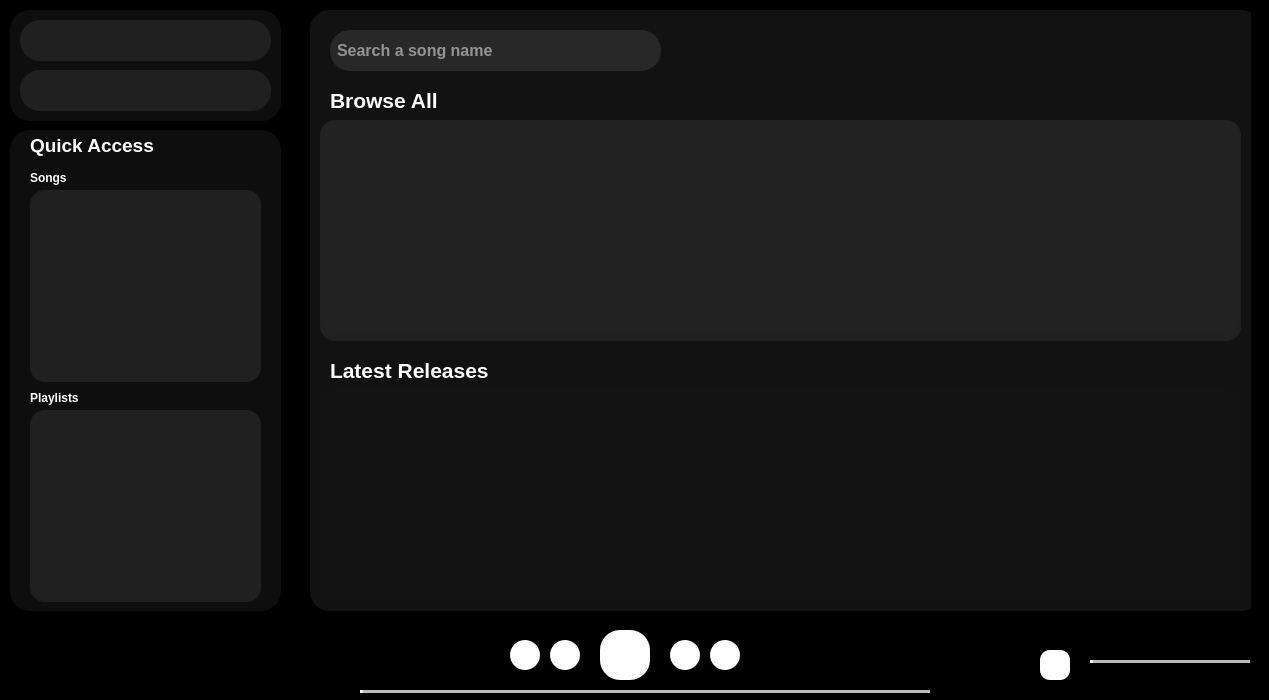
<?xml version="1.0" encoding="UTF-8"?>
<ui version="4.0">
 <class>spotify</class>
 <widget class="QDialog" name="spotify">
  <property name="geometry">
   <rect>
    <x>0</x>
    <y>0</y>
    <width>1269</width>
    <height>700</height>
   </rect>
  </property>
  <property name="windowTitle">
   <string>Dialog</string>
  </property>
  <property name="styleSheet">
   <string notr="true">background-color: black;</string>
  </property>
  <widget class="QLabel" name="label_4">
   <property name="geometry">
    <rect>
     <x>0</x>
     <y>620</y>
     <width>1271</width>
     <height>91</height>
    </rect>
   </property>
   <property name="styleSheet">
    <string notr="true">background-color: black;</string>
   </property>
   <property name="text">
    <string/>
   </property>
  </widget>
  <widget class="QPushButton" name="play_button">
   <property name="geometry">
    <rect>
     <x>600</x>
     <y>630</y>
     <width>50</width>
     <height>50</height>
    </rect>
   </property>
   <property name="font">
    <font>
     <pointsize>14</pointsize>
    </font>
   </property>
   <property name="styleSheet">
    <string notr="true">background-color: white;
border: 1px;
border-radius: 20px;</string>
   </property>
   <property name="text">
    <string/>
   </property>
   <property name="iconSize">
    <size>
     <width>30</width>
     <height>30</height>
    </size>
   </property>
  </widget>
  <widget class="QPushButton" name="skip_behind_button">
   <property name="geometry">
    <rect>
     <x>550</x>
     <y>640</y>
     <width>30</width>
     <height>30</height>
    </rect>
   </property>
   <property name="styleSheet">
    <string notr="true">background-color: white;
border: 1px;
border-radius: 15px;</string>
   </property>
   <property name="text">
    <string/>
   </property>
  </widget>
  <widget class="QPushButton" name="skip_foward_button">
   <property name="geometry">
    <rect>
     <x>670</x>
     <y>640</y>
     <width>30</width>
     <height>30</height>
    </rect>
   </property>
   <property name="styleSheet">
    <string notr="true">background-color: white;
border: 1px;
border-radius: 15px;</string>
   </property>
   <property name="text">
    <string/>
   </property>
  </widget>
  <widget class="QSlider" name="musicTimer">
   <property name="geometry">
    <rect>
     <x>360</x>
     <y>680</y>
     <width>570</width>
     <height>22</height>
    </rect>
   </property>
   <property name="styleSheet">
    <string notr="true">QSlider::add-page:horizontal {
    background: qlineargradient(x1:0, y1:0, x2:1, y2:0, stop:0 #BBB, stop:1 #BBB);
    height: 3px;
}

QSlider::sub-page:horizontal {
    background: qlineargradient(x1:0, y1:0, x2:1, y2:0, stop:0 #FFF, stop:1 #FFF);
    height: 3px;
}
QSlider::handle:horizontal {
    background: qlineargradient(x1:0, y1:0, x2:1, y2:1, stop:0 #FFF, stop:1 #DDD);
    width: 3px;
    margin: 0px 0; 

}
QSlider::groove:horizontal {
    height: 3px; 
    background: qlineargradient(x1:0, y1:0, x2:1, y2:0, stop:0 #BBB, stop:1 #BBB);
    margin: 0px 0;
}</string>
   </property>
   <property name="maximum">
    <number>100</number>
   </property>
   <property name="orientation">
    <enum>Qt::Horizontal</enum>
   </property>
  </widget>
  <widget class="QSlider" name="volumeSlider">
   <property name="geometry">
    <rect>
     <x>1090</x>
     <y>650</y>
     <width>160</width>
     <height>22</height>
    </rect>
   </property>
   <property name="styleSheet">
    <string notr="true">QSlider::add-page:horizontal {
    background: qlineargradient(x1:0, y1:0, x2:1, y2:0, stop:0 #BBB, stop:1 #BBB);
    height: 3px;
}

QSlider::sub-page:horizontal {
    background: qlineargradient(x1:0, y1:0, x2:1, y2:0, stop:0 #FFF, stop:1 #FFF);
    height: 3px;
}
QSlider::handle:horizontal {
    background: qlineargradient(x1:0, y1:0, x2:1, y2:1, stop:0 #FFF, stop:1 #DDD);
    width: 3px;
    margin: 0px 0; 

}
QSlider::groove:horizontal {
    height: 3px; 
    background: qlineargradient(x1:0, y1:0, x2:1, y2:0, stop:0 #BBB, stop:1 #BBB);
    margin: 0px 0;
}</string>
   </property>
   <property name="orientation">
    <enum>Qt::Horizontal</enum>
   </property>
  </widget>
  <widget class="QPushButton" name="mute_button">
   <property name="geometry">
    <rect>
     <x>1040</x>
     <y>650</y>
     <width>30</width>
     <height>30</height>
    </rect>
   </property>
   <property name="styleSheet">
    <string notr="true">background-color: white;
border: 1px;
border-radius:10px;</string>
   </property>
   <property name="text">
    <string/>
   </property>
  </widget>
  <widget class="QLabel" name="SongName">
   <property name="geometry">
    <rect>
     <x>20</x>
     <y>640</y>
     <width>171</width>
     <height>71</height>
    </rect>
   </property>
   <property name="styleSheet">
    <string notr="true">font: 600 18pt &quot;Segoe UI Semibold&quot;;

color: #FFF;</string>
   </property>
   <property name="text">
    <string/>
   </property>
  </widget>
  <widget class="QLabel" name="songDuration">
   <property name="geometry">
    <rect>
     <x>295</x>
     <y>693</y>
     <width>49</width>
     <height>16</height>
    </rect>
   </property>
   <property name="styleSheet">
    <string notr="true">color:grey;</string>
   </property>
   <property name="text">
    <string/>
   </property>
   <property name="alignment">
    <set>Qt::AlignCenter</set>
   </property>
  </widget>
  <widget class="QPushButton" name="skip_ten_seconds_foward">
   <property name="geometry">
    <rect>
     <x>710</x>
     <y>640</y>
     <width>30</width>
     <height>30</height>
    </rect>
   </property>
   <property name="styleSheet">
    <string notr="true">background-color: white;
border: 1px;
border-radius: 15px;</string>
   </property>
   <property name="text">
    <string/>
   </property>
  </widget>
  <widget class="QPushButton" name="skip_ten_seconds_back">
   <property name="geometry">
    <rect>
     <x>510</x>
     <y>640</y>
     <width>30</width>
     <height>30</height>
    </rect>
   </property>
   <property name="styleSheet">
    <string notr="true">background-color: white;
border: 1px;
border-radius: 15px;</string>
   </property>
   <property name="text">
    <string/>
   </property>
  </widget>
  <widget class="QListWidget" name="listWidget">
   <property name="geometry">
    <rect>
     <x>30</x>
     <y>190</y>
     <width>231</width>
     <height>192</height>
    </rect>
   </property>
   <property name="font">
    <font>
     <pointsize>14</pointsize>
     <bold>true</bold>
    </font>
   </property>
   <property name="styleSheet">
    <string notr="true">QListWidget {
background-color: rgba(40, 40, 40,0.7);
color:white;
selection-background-color: #a0a0a0;
border: 1px rgba(40, 40, 40,0.7); 
border-radius: 15px;
 }

QListWidget::item {
background-color: rgba(40, 40, 40,0.7);
padding: 10px;
border: 1px rgba(40, 40, 40,0.7); 
border-radius: 15px;
}
QListWidget::item:hover {
background-color: rgba(40, 40, 40,0.3);
border: 1px rgba(40, 40, 40,0.7); 
border-radius: 15px;
}

QScrollBar:vertical, QScrollBar:horizontal {
background-color: rgba(40, 40, 40,0.7);
width: 10px;
margin: 0px 0px 0px 0px;
border: 1px rgba(40, 40, 40,0.7); 
border-radius: 5px 0 0 5px;
}

QScrollBar::handle:vertical, QScrollBar::handle:horizontal {
background: #a0a0a0;
min-height: 20px;
border: 1px rgba(40, 40, 40,0.7); 
border-radius: 5px 0 0 5px;

}
QScrollBar::add-line:vertical, QScrollBar::sub-line:vertical, QScrollBar::add-line:horizontal,QScrollBar::sub-line:horizontal {
border: none;
background: none;
border: 1px rgba(40, 40, 40,0.7); 
border-radius: 5px 0 0 5px;

}
QScrollBar::add-page:vertical, QScrollBar::sub-page:vertical, QScrollBar::add-page:horizontal,  QScrollBar::sub-page:horizontal{
background: none;
border: 1px rgba(40, 40, 40,0.7); 
border-radius: 5px 0 0 5px;

}
</string>
   </property>
  </widget>
  <widget class="QLabel" name="label">
   <property name="geometry">
    <rect>
     <x>10</x>
     <y>0</y>
     <width>300</width>
     <height>620</height>
    </rect>
   </property>
   <property name="text">
    <string>TextLabel</string>
   </property>
  </widget>
  <widget class="QLabel" name="SideBar_1">
   <property name="geometry">
    <rect>
     <x>10</x>
     <y>10</y>
     <width>271</width>
     <height>111</height>
    </rect>
   </property>
   <property name="styleSheet">
    <string notr="true">background-color: rgba(20, 20, 20,0.7);
border-radius: 20px;</string>
   </property>
   <property name="text">
    <string/>
   </property>
  </widget>
  <widget class="QLabel" name="SideBar_2">
   <property name="geometry">
    <rect>
     <x>10</x>
     <y>130</y>
     <width>271</width>
     <height>481</height>
    </rect>
   </property>
   <property name="styleSheet">
    <string notr="true">background-color: rgba(20, 20, 20,0.7);
border-radius: 20px;</string>
   </property>
   <property name="text">
    <string/>
   </property>
  </widget>
  <widget class="QPushButton" name="Home_Button">
   <property name="geometry">
    <rect>
     <x>20</x>
     <y>20</y>
     <width>251</width>
     <height>41</height>
    </rect>
   </property>
   <property name="font">
    <font>
     <pointsize>11</pointsize>
     <bold>true</bold>
    </font>
   </property>
   <property name="styleSheet">
    <string notr="true">border-radius: 20px;
background-color: rgba(40, 40, 40,0.7);
text-align: left;
padding-left: 5px;
color: white;</string>
   </property>
   <property name="text">
    <string/>
   </property>
  </widget>
  <widget class="QPushButton" name="Search_Button">
   <property name="geometry">
    <rect>
     <x>20</x>
     <y>70</y>
     <width>251</width>
     <height>41</height>
    </rect>
   </property>
   <property name="font">
    <font>
     <pointsize>11</pointsize>
     <bold>true</bold>
    </font>
   </property>
   <property name="styleSheet">
    <string notr="true">border-radius: 20px;
background-color: rgba(40, 40, 40,0.7);
text-align: left;
padding-left: 5px;
color: white;</string>
   </property>
   <property name="text">
    <string/>
   </property>
  </widget>
  <widget class="QStackedWidget" name="Pages">
   <property name="geometry">
    <rect>
     <x>310</x>
     <y>10</y>
     <width>941</width>
     <height>601</height>
    </rect>
   </property>
   <property name="styleSheet">
    <string notr="true">background-color: black;</string>
   </property>
   <property name="currentIndex">
    <number>1</number>
   </property>
   <widget class="QWidget" name="Home">
    <widget class="QScrollArea" name="scrollArea">
     <property name="geometry">
      <rect>
       <x>0</x>
       <y>0</y>
       <width>951</width>
       <height>601</height>
      </rect>
     </property>
     <property name="styleSheet">
      <string notr="true">background-color: rgba(20, 20, 20,0.7);
border-radius: 20px;
</string>
     </property>
     <property name="widgetResizable">
      <bool>true</bool>
     </property>
     <widget class="QWidget" name="scrollAreaWidgetContents">
      <property name="geometry">
       <rect>
        <x>0</x>
        <y>0</y>
        <width>951</width>
        <height>601</height>
       </rect>
      </property>
      <widget class="QLabel" name="greeting">
       <property name="geometry">
        <rect>
         <x>10</x>
         <y>20</y>
         <width>311</width>
         <height>41</height>
        </rect>
       </property>
       <property name="font">
        <font>
         <pointsize>18</pointsize>
         <bold>true</bold>
        </font>
       </property>
       <property name="styleSheet">
        <string notr="true">color: white;</string>
       </property>
       <property name="text">
        <string/>
       </property>
      </widget>
      <widget class="QWidget" name="horizontalLayoutWidget">
       <property name="geometry">
        <rect>
         <x>10</x>
         <y>90</y>
         <width>921</width>
         <height>211</height>
        </rect>
       </property>
       <layout class="QHBoxLayout" name="Layout"/>
      </widget>
      <widget class="QLabel" name="Your_playlist">
       <property name="geometry">
        <rect>
         <x>20</x>
         <y>320</y>
         <width>311</width>
         <height>41</height>
        </rect>
       </property>
       <property name="font">
        <font>
         <pointsize>18</pointsize>
         <bold>true</bold>
        </font>
       </property>
       <property name="styleSheet">
        <string notr="true">color: white;</string>
       </property>
       <property name="text">
        <string/>
       </property>
      </widget>
      <widget class="QWidget" name="horizontalLayoutWidget_4">
       <property name="geometry">
        <rect>
         <x>10</x>
         <y>380</y>
         <width>921</width>
         <height>211</height>
        </rect>
       </property>
       <layout class="QHBoxLayout" name="Playlist_Layout"/>
      </widget>
     </widget>
    </widget>
   </widget>
   <widget class="QWidget" name="Search">
    <widget class="QScrollArea" name="scrollArea_2">
     <property name="geometry">
      <rect>
       <x>0</x>
       <y>0</y>
       <width>951</width>
       <height>601</height>
      </rect>
     </property>
     <property name="styleSheet">
      <string notr="true">background-color: rgba(20, 20, 20,0.7);
border-radius: 20px;
</string>
     </property>
     <property name="widgetResizable">
      <bool>true</bool>
     </property>
     <widget class="QWidget" name="scrollAreaWidgetContents_2">
      <property name="geometry">
       <rect>
        <x>0</x>
        <y>0</y>
        <width>951</width>
        <height>601</height>
       </rect>
      </property>
      <widget class="QLineEdit" name="search_bar">
       <property name="geometry">
        <rect>
         <x>20</x>
         <y>20</y>
         <width>331</width>
         <height>41</height>
        </rect>
       </property>
       <property name="font">
        <font>
         <pointsize>12</pointsize>
         <bold>true</bold>
        </font>
       </property>
       <property name="styleSheet">
        <string notr="true">border-image: url(&quot;:icons/seach.png&quot;);
background-color: rgba(50,50,50,0.7);
border-radius: 20px;
padding: 5px;
color: white;</string>
       </property>
       <property name="placeholderText">
        <string>Search a song name</string>
       </property>
      </widget>
      <widget class="QLabel" name="label_2">
       <property name="geometry">
        <rect>
         <x>20</x>
         <y>70</y>
         <width>121</width>
         <height>41</height>
        </rect>
       </property>
       <property name="font">
        <font>
         <pointsize>16</pointsize>
         <bold>true</bold>
        </font>
       </property>
       <property name="styleSheet">
        <string notr="true">color: white;
background-color: transparent;</string>
       </property>
       <property name="text">
        <string>Browse All</string>
       </property>
      </widget>
      <widget class="QWidget" name="horizontalLayoutWidget_2">
       <property name="geometry">
        <rect>
         <x>10</x>
         <y>110</y>
         <width>921</width>
         <height>211</height>
        </rect>
       </property>
       <layout class="QHBoxLayout" name="Layout_2"/>
      </widget>
      <widget class="QWidget" name="horizontalLayoutWidget_3">
       <property name="geometry">
        <rect>
         <x>10</x>
         <y>380</y>
         <width>921</width>
         <height>211</height>
        </rect>
       </property>
       <layout class="QHBoxLayout" name="Layout_3"/>
      </widget>
      <widget class="QLabel" name="label_7">
       <property name="geometry">
        <rect>
         <x>20</x>
         <y>340</y>
         <width>171</width>
         <height>41</height>
        </rect>
       </property>
       <property name="font">
        <font>
         <pointsize>16</pointsize>
         <bold>true</bold>
        </font>
       </property>
       <property name="styleSheet">
        <string notr="true">color: white;
background-color: transparent;</string>
       </property>
       <property name="text">
        <string>Latest Releases</string>
       </property>
      </widget>
      <widget class="QListWidget" name="SearchList">
       <property name="geometry">
        <rect>
         <x>10</x>
         <y>110</y>
         <width>921</width>
         <height>221</height>
        </rect>
       </property>
       <property name="styleSheet">
        <string notr="true">QListWidget {
background-color: rgba(40, 40, 40,0.7);
color:white;
selection-background-color: #a0a0a0;
border: 1px rgba(40, 40, 40,0.7); 
border-radius: 15px;
 }

QListWidget::item {
background-color: rgba(40, 40, 40,0.7);
padding: 10px;
border: 1px rgba(40, 40, 40,0.7); 
border-radius: 15px;
}
QListWidget::item:hover {
background-color: rgba(40, 40, 40,0.3);
border: 1px rgba(40, 40, 40,0.7); 
border-radius: 15px;
}

QScrollBar:vertical, QScrollBar:horizontal {
background-color: rgba(40, 40, 40,0.7);
width: 10px;
margin: 0px 0px 0px 0px;
border: 1px rgba(40, 40, 40,0.7); 
border-radius: 5px 0 0 5px;
}

QScrollBar::handle:vertical, QScrollBar::handle:horizontal {
background: #a0a0a0;
min-height: 20px;
border: 1px rgba(40, 40, 40,0.7); 
border-radius: 5px 0 0 5px;

}
QScrollBar::add-line:vertical, QScrollBar::sub-line:vertical, QScrollBar::add-line:horizontal,QScrollBar::sub-line:horizontal {
border: none;
background: none;
border: 1px rgba(40, 40, 40,0.7); 
border-radius: 5px 0 0 5px;

}
QScrollBar::add-page:vertical, QScrollBar::sub-page:vertical, QScrollBar::add-page:horizontal,  QScrollBar::sub-page:horizontal{
background: none;
border: 1px rgba(40, 40, 40,0.7); 
border-radius: 5px 0 0 5px;

}
</string>
       </property>
      </widget>
     </widget>
    </widget>
   </widget>
  </widget>
  <widget class="QPushButton" name="pushButton">
   <property name="geometry">
    <rect>
     <x>30</x>
     <y>570</y>
     <width>75</width>
     <height>24</height>
    </rect>
   </property>
   <property name="text">
    <string>PushButton</string>
   </property>
  </widget>
  <widget class="QListWidget" name="Playlist">
   <property name="geometry">
    <rect>
     <x>30</x>
     <y>410</y>
     <width>231</width>
     <height>192</height>
    </rect>
   </property>
   <property name="styleSheet">
    <string notr="true">QListWidget {
background-color: rgba(40, 40, 40,0.7);
color:white;
selection-background-color: #a0a0a0;
border: 1px rgba(40, 40, 40,0.7); 
border-radius: 15px;
 }

QListWidget::item {
background-color: rgba(40, 40, 40,0.7);
padding: 10px;
border: 1px rgba(40, 40, 40,0.7); 
border-radius: 15px;
}
QListWidget::item:hover {
background-color: rgba(40, 40, 40,0.3);
border: 1px rgba(40, 40, 40,0.7); 
border-radius: 15px;
}

QScrollBar:vertical, QScrollBar:horizontal {
background-color: rgba(40, 40, 40,0.7);
width: 10px;
margin: 0px 0px 0px 0px;
border: 1px rgba(40, 40, 40,0.7); 
border-radius: 5px 0 0 5px;
}

QScrollBar::handle:vertical, QScrollBar::handle:horizontal {
background: #a0a0a0;
min-height: 20px;
border: 1px rgba(40, 40, 40,0.7); 
border-radius: 5px 0 0 5px;

}
QScrollBar::add-line:vertical, QScrollBar::sub-line:vertical, QScrollBar::add-line:horizontal,QScrollBar::sub-line:horizontal {
border: none;
background: none;
border: 1px rgba(40, 40, 40,0.7); 
border-radius: 5px 0 0 5px;

}
QScrollBar::add-page:vertical, QScrollBar::sub-page:vertical, QScrollBar::add-page:horizontal,  QScrollBar::sub-page:horizontal{
background: none;
border: 1px rgba(40, 40, 40,0.7); 
border-radius: 5px 0 0 5px;

}
</string>
   </property>
  </widget>
  <widget class="QLabel" name="label_3">
   <property name="geometry">
    <rect>
     <x>30</x>
     <y>135</y>
     <width>161</width>
     <height>21</height>
    </rect>
   </property>
   <property name="font">
    <font>
     <pointsize>14</pointsize>
     <bold>true</bold>
    </font>
   </property>
   <property name="styleSheet">
    <string notr="true">background-color: rgba(255,255,255,0);
color:white;</string>
   </property>
   <property name="text">
    <string>Quick Access</string>
   </property>
  </widget>
  <widget class="QLabel" name="label_5">
   <property name="geometry">
    <rect>
     <x>30</x>
     <y>170</y>
     <width>49</width>
     <height>16</height>
    </rect>
   </property>
   <property name="font">
    <font>
     <bold>true</bold>
    </font>
   </property>
   <property name="styleSheet">
    <string notr="true">background-color: rgba(255,255,255,0);
color:white;</string>
   </property>
   <property name="text">
    <string>Songs</string>
   </property>
  </widget>
  <widget class="QLabel" name="label_6">
   <property name="geometry">
    <rect>
     <x>30</x>
     <y>390</y>
     <width>49</width>
     <height>16</height>
    </rect>
   </property>
   <property name="font">
    <font>
     <bold>true</bold>
    </font>
   </property>
   <property name="styleSheet">
    <string notr="true">background-color: rgba(255,255,255,0);
color:white;</string>
   </property>
   <property name="text">
    <string>Playlists</string>
   </property>
  </widget>
  <zorder>pushButton</zorder>
  <zorder>label_4</zorder>
  <zorder>play_button</zorder>
  <zorder>skip_behind_button</zorder>
  <zorder>skip_foward_button</zorder>
  <zorder>musicTimer</zorder>
  <zorder>volumeSlider</zorder>
  <zorder>mute_button</zorder>
  <zorder>SongName</zorder>
  <zorder>songDuration</zorder>
  <zorder>skip_ten_seconds_foward</zorder>
  <zorder>skip_ten_seconds_back</zorder>
  <zorder>label</zorder>
  <zorder>SideBar_1</zorder>
  <zorder>SideBar_2</zorder>
  <zorder>Home_Button</zorder>
  <zorder>Search_Button</zorder>
  <zorder>listWidget</zorder>
  <zorder>Pages</zorder>
  <zorder>Playlist</zorder>
  <zorder>label_3</zorder>
  <zorder>label_5</zorder>
  <zorder>label_6</zorder>
 </widget>
 <resources/>
 <connections/>
</ui>
